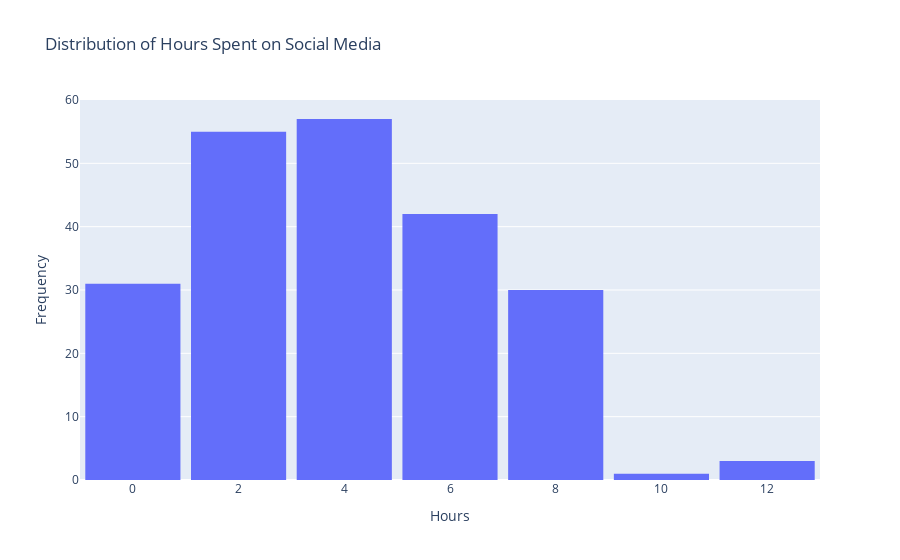

The notebook cell this image was saved under:
### Markdown cell above
## Univariate Analysis

### Code cell
fig = px.histogram(df, x='hours_on_social_media', nbins=10, title='Distribution of Hours Spent on Social Media')
fig.update_layout(xaxis_title='Hours', yaxis_title='Frequency',bargap=0.1)
fig.show()

### Figure 1 — Plotly figure (JSON) as saved in the notebook; plotly's stock layout.template omitted (floating-point values rounded to 4 significant figures; data arrays with more than 128 entries replaced by an {"elided": "..."} marker saying what was removed)
{"data": [{"alignmentgroup": "True", "bingroup": "x", "hovertemplate": "hours_on_social_media=%{x}<br>count=%{y}<extra></extra>", "legendgroup": "", "marker": {"color": "#636efa", "pattern": {"shape": ""}}, "name": "", "nbinsx": 10, "offsetgroup": "", "orientation": "v", "showlegend": false, "type": "histogram", "x": {"elided": "219 float values"}, "xaxis": "x", "yaxis": "y"}], "layout": {"bargap": 0.1, "barmode": "relative", "legend": {"tracegroupgap": 0}, "title": {"text": "Distribution of Hours Spent on Social Media"}, "xaxis": {"anchor": "y", "domain": [0, 1], "title": {"text": "Hours"}}, "yaxis": {"anchor": "x", "domain": [0, 1], "title": {"text": "Frequency"}}}}
